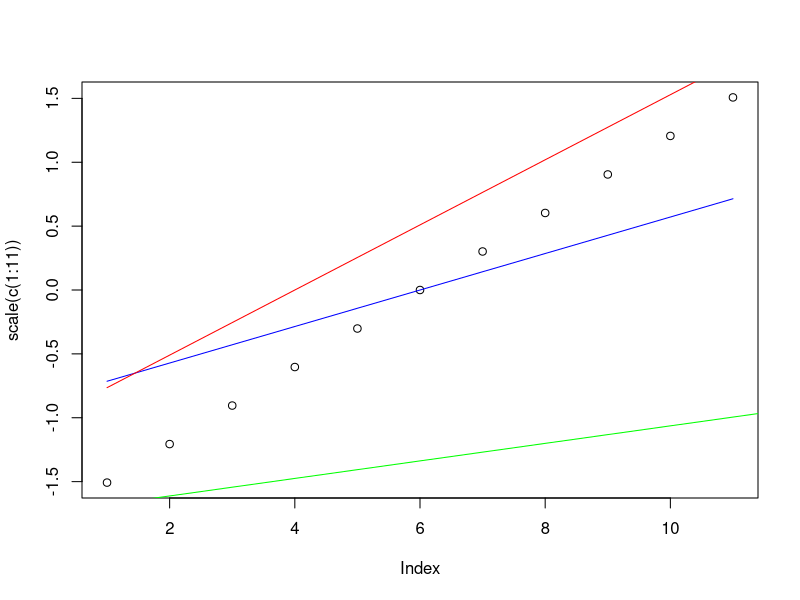
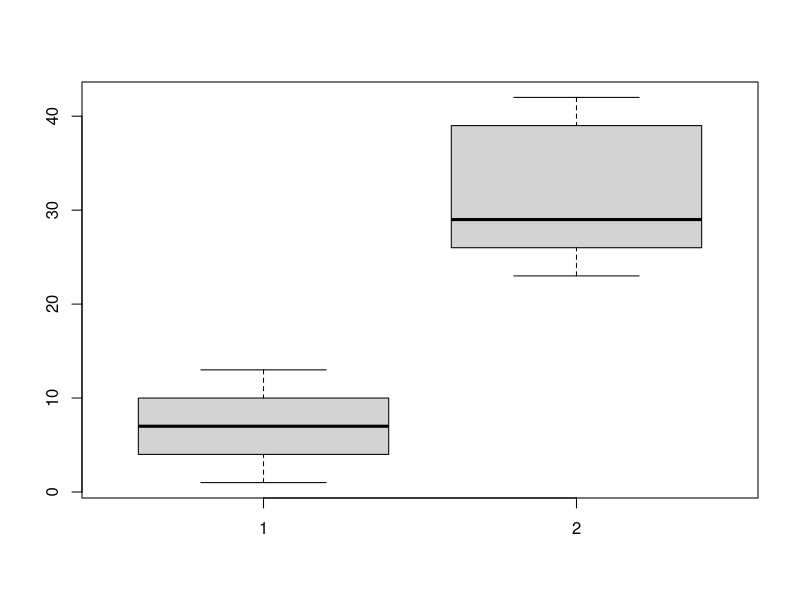
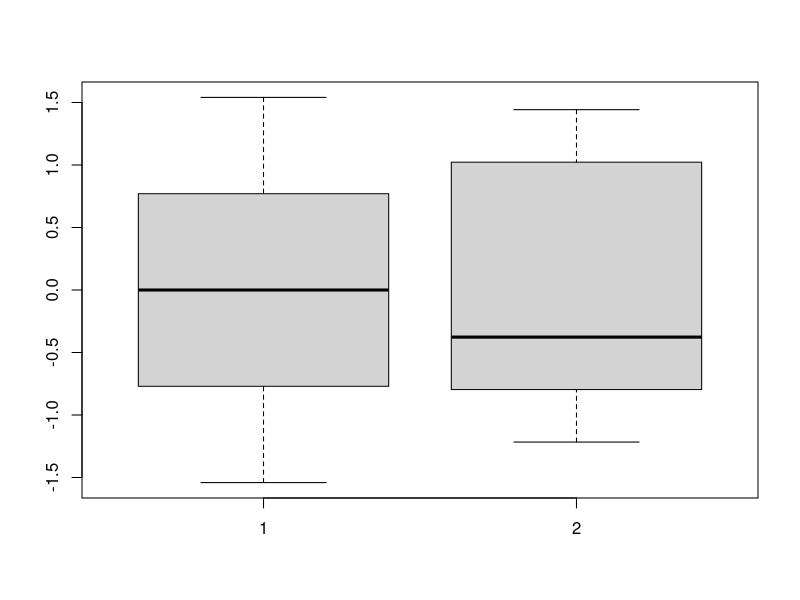

The R source for these figures, in order:
# scale( )
# also called normalization
# move two or more ranges of numbers to a common centerpoint

# simple example
scale(c(1:11))

plot(scale(c(1:11)))
lines(scale(c(1:11), scale = 7), col = "blue")
lines(scale(c(1:11), center = 4), col = "red")

# change the larger scale
lines(scale(1:50), col = "green")

# scale a matrix
mymatrix <- matrix(c(1:13, 23:30, 38:42), ncol = 2)
mymatrix # two columns of different ranges
boxplot(mymatrix) # original ranges not related
scale(mymatrix) # numbers are moved to common range
boxplot(scale(mymatrix)) # what scaled values look like
